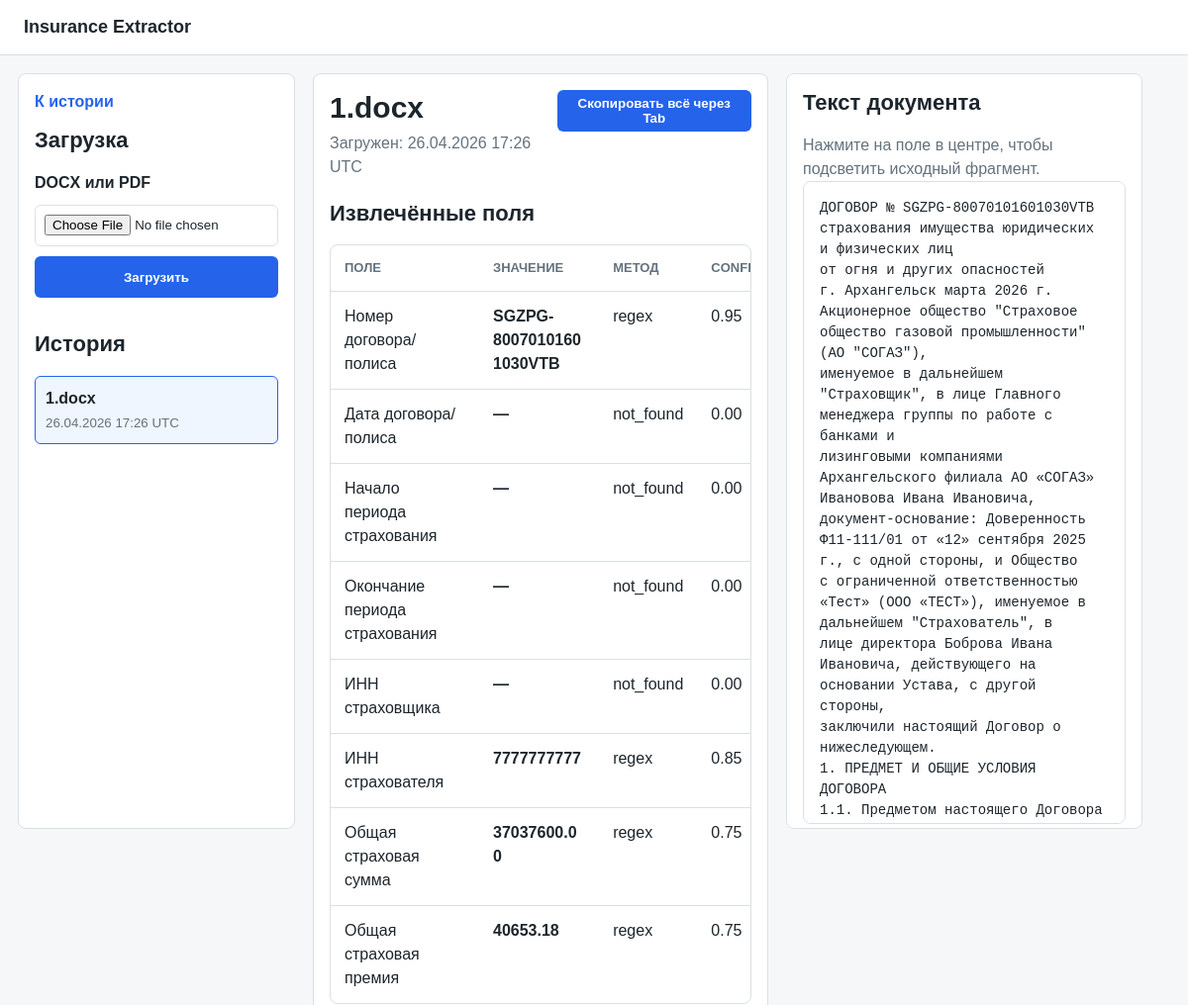
The page /documents/1 (upper part) on the database as committed earlier.
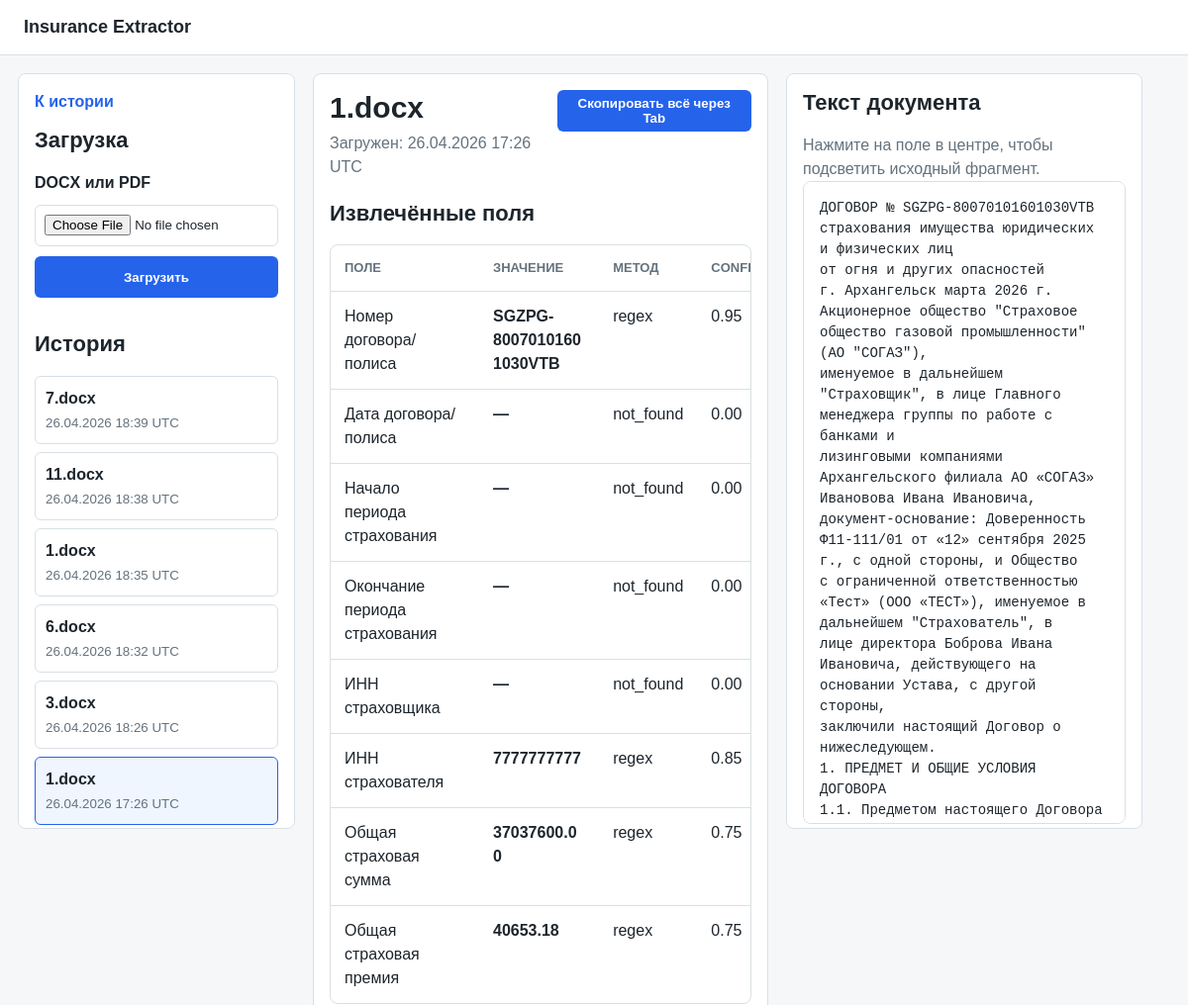
The same page on the database as committed later.
### app/models.py (models this page shows, shortened)
class Document(db.Model):
    __tablename__ = "documents"
    id = db.Column(db.Integer, primary_key=True)
    original_filename = db.Column(db.String(255), nullable=False)
    stored_filename = db.Column(db.String(255), nullable=False, unique=True)
    file_path = db.Column(db.String(500), nullable=False)
    text_content = db.Column(db.Text, nullable=True)
    extraction_result_json = db.Column(db.Text, nullable=True)
    status = db.Column(db.String(50), nullable=False, default="uploaded")
    created_at = db.Column(
        db.DateTime,
        nullable=False,
        default=lambda: datetime.now(timezone.utc),
    )

### app/routes.py (the view)
@main_bp.route("/documents/<int:document_id>")
def document_detail(document_id):
    document = db.session.get(Document, document_id)
    if document is None:
        abort(404)
    documents = Document.query.order_by(Document.created_at.desc()).all()
    extraction_data = load_extraction_data(document)
    field_rows = field_rows_from_extraction(extraction_data)
    pledge_fields = extraction_data.get("pledge_agreements", [])
    highlighted_text = build_highlighted_text(
        document.text_content or "",
        source_texts_from_extraction(extraction_data),
    )
    copy_all_text = build_copy_all_text(field_rows, pledge_fields)
    return render_template(
        "document.html",
        document=document,
        documents=documents,
        field_rows=field_rows,
        pledge_fields=pledge_fields,
        highlighted_text=highlighted_text,
        copy_all_text=copy_all_text,
    )

### app/routes.py (called while the page is built)
def load_extraction_data(document):
    if document.extraction_result_json:
        return json.loads(document.extraction_result_json)
    if not document.text_content:
        return {}
    result = extract_all_fields(document.text_content)
    document.extraction_result_json = result.to_json()
    db.session.commit()
    return result.to_dict()

def field_rows_from_extraction(extraction_data):
    rows = []
    for key in FIELD_ORDER:
        field = extraction_data.get(key)
        if field:
            rows.append(field)
    return rows

def source_texts_from_extraction(extraction_data):
    source_texts = []
    for key in FIELD_ORDER:
        field = extraction_data.get(key) or {}
        source_text = field.get("source_text")
        if source_text:
            source_texts.append(source_text)
    for field in extraction_data.get("pledge_agreements", []):
        source_text = field.get("source_text")
        if source_text:
            source_texts.append(source_text)
    return source_texts

### app/services/extraction_types.py (called while the page is built)
    def to_json(self) -> str:
        return json.dumps(self.to_dict(), ensure_ascii=False)

### app/services/regex_extractor.py (called while the page is built)
def _clean_pledge_number(value: str) -> str:
    return value.strip(" .,;:()[]")

### app/templates/document.html (shortened to what this page needs)
{% extends "base.html" %}
{% block content %}
<section class="document-workspace">
    <aside class="workspace-panel left-panel">
        <a class="back-link" href="{{ url_for('main.index') }}">К истории</a>
        <h2>Загрузка</h2>
        <form class="upload-form compact-upload" method="post" action="{{ url_for('main.index') }}" enctype="multipart/form-data">
            <label class="file-label" for="document">DOCX или PDF</label>
            <input id="document" name="document" type="file" accept=".docx,.pdf" required>
            <button type="submit">Загрузить</button>
        </form>
        <h2>История</h2>
        <div class="history-list">
            {% for item in documents %}
                <a class="history-item {% if item.id == document.id %}is-active{% endif %}" href="{{ url_for('main.document_detail', document_id=item.id) }}">
                    <span>{{ item.original_filename }}</span>
                    <small>{{ item.created_at.strftime("%d.%m.%Y %H:%M") }} UTC</small>
                </a>
            {% endfor %}
        </div>
    </aside>
    <section class="workspace-panel center-panel">
        <div class="document-heading">
            <div>
                <h1>{{ document.original_filename }}</h1>
                <p class="muted">Загружен: {{ document.created_at.strftime("%d.%m.%Y %H:%M") }} UTC</p>
            </div>
            <button type="button" data-copy-all>Скопировать всё через Tab</button>
        </div>
        <h2>Извлечённые поля</h2>
        <div class="fields-table-wrap">
            <table class="fields-table">
                <thead>
                    <tr>
                        <th>Поле</th>
                        <th>Значение</th>
                        <th>Метод</th>
                        <th>Confidence</th>
                    </tr>
                </thead>
                <tbody>
                    {% for field in field_rows %}
                        <tr class="source-row" data-source-text="{{ field.source_text or '' }}">
                            <td>{{ field.label }}</td>
                            <td class="field-value">{{ field.value or "—" }}</td>
                            <td>{{ field.method }}</td>
                            <td>{{ "%.2f"|format(field.confidence) }}</td>
                        </tr>
                    {% endfor %}
                </tbody>
            </table>
        </div>
    </section>
    <aside class="workspace-panel right-panel">
        <h2>Текст документа</h2>
        <p class="muted">Нажмите на поле в центре, чтобы подсветить исходный фрагмент.</p>
        {% if document.text_content %}
            <pre class="text-preview source-text-preview" data-document-text>{{ document.text_content }}</pre>
        {% else %}
            <p class="empty">Текст не найден.</p>
        {% endif %}
    </aside>
</section>
{% endblock %}

Rows that differ between the two databases and show on the page:
added Document: original_filename "7.docx", created_at "26.04.2026 18:39"
added Document: original_filename "11.docx", created_at "26.04.2026 18:38"
added Document: original_filename "1.docx", created_at "26.04.2026 18:35"
added Document: original_filename "6.docx", created_at "26.04.2026 18:32"
added Document: original_filename "3.docx", created_at "26.04.2026 18:26"
